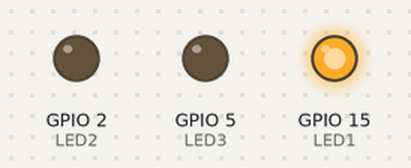
This program was run on a simulated ESP8266 (NodeMCU). On the bench: output pins drawn as LEDs (lit = HIGH).

Above: at 0.2 s.
At 1.2 s:
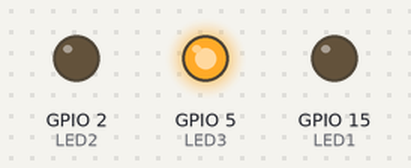
At 2.7 s:
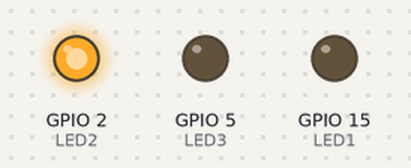
At 3.7 s:
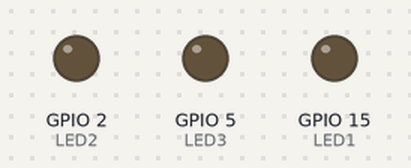
Timing chart, 0 to 4.6 s (numbered marks = the images above):
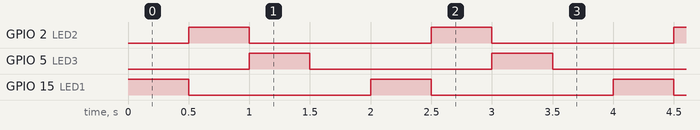

Measured:
- by itself, GPIO 2 (LED2), GPIO 5 (LED3), GPIO 15 (LED1): alternates HIGH for 0.50 s and LOW for 1.5 s
- by itself, everything shown: repeats every 2.0 s, in 4 steps

The program:

main.cpp
```cpp
#include <Arduino.h>
#include <Wire.h>

#define LED1 15 // GPIO5 (D1)
#define LED2 2  // GPIO4 (D2)
#define LED3 5  // GPIO0 (D3)

void setup()
{
  pinMode(LED1, OUTPUT);
  pinMode(LED2, OUTPUT);
  pinMode(LED3, OUTPUT);
}

void loop()
{
  // Bật LED1, tắt các LED khác
  digitalWrite(LED1, HIGH);
  digitalWrite(LED2, LOW);
  digitalWrite(LED3, LOW);
  delay(500);

  // Bật LED2, tắt các LED khác
  digitalWrite(LED1, LOW);
  digitalWrite(LED2, HIGH);
  digitalWrite(LED3, LOW);
  delay(500);

  // Bật LED3, tắt các LED khác
  digitalWrite(LED1, LOW);
  digitalWrite(LED2, LOW);
  digitalWrite(LED3, HIGH);
  delay(500);

  // Tắt hết LED
  digitalWrite(LED1, LOW);
  digitalWrite(LED2, LOW);
  digitalWrite(LED3, LOW);
  delay(500);
}
```
